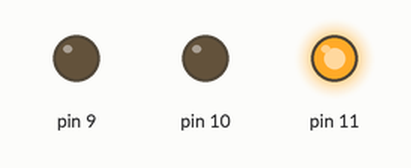
Simulated run of this sketch. Board: Arduino Uno, built with avr-gcc and run on an emulated ATmega328P. Shown: output pins drawn as LEDs (lit = HIGH).

Above: at 0.05 s.
At 1.9 s:
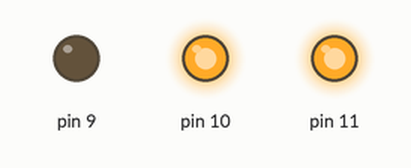
At 2.35 s:
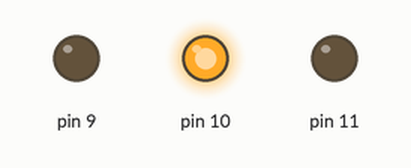
At 2.85 s:
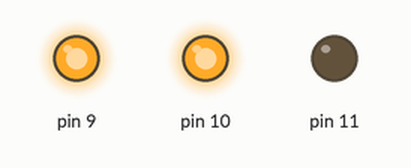
At 3.85 s:
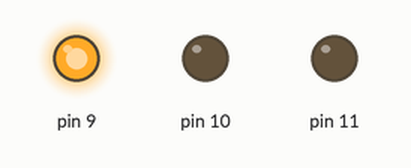
Timing chart, 0 to 8.9 s (numbered marks = the images above):
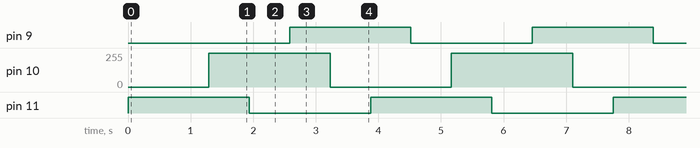

The sketch:

rgb.ino
```cpp
// Pan through the hues of RGB led
//
// Connect led (+) pins, with 220-ohm resistor in front of each, to PWM pins 9-11
// Connect led (-) pin to GND

const int low = 0;
const int high = 255;
const int middle = (high - low) / 2;

void setup() { }

void led(int* rgb) {
  analogWrite(11, rgb[0]);
  analogWrite(10, rgb[1]);
  analogWrite(9,  rgb[2]);
}

void blend(int intensity, int* rgb, int hold) {
  int* next = &rgb[(hold + 1) % 3];
  int* prev = &rgb[(hold + 2) % 3];

  rgb[hold] = high;

  if (intensity < middle) {
    *next = low;
    *prev = high - intensity * 2;
  }
  else {
    *next = (intensity - middle) * 2;
    *prev = low;
  }
}

void loop()  {
  static int rgb[3] = { high, low, low };
  static int hold = 0;

  for (int i = low ; i < high; i++) {
    blend(i, rgb, hold);
    led(rgb);
    delay(5);
  }

  hold = (hold + 1) % 3;
}
```

Measured:
- by itself, pin 9, pin 11: alternates HIGH for 1.9 s and LOW for 1.9 s
- by itself, pin 10: alternates 255/255 for 1.9 s and 0/255 for 1.9 s
